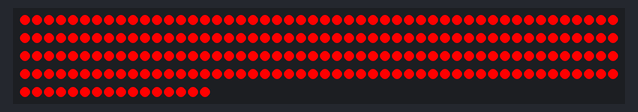
Bench run of a sketch on a simulated Arduino Uno, built with avr-gcc and run on an emulated ATmega328P. Shown: 216 RGB LEDs in strip order, left to right, continuing on the next row.

Above: at 0.1 s.

The sketch:

All_white.ino
```cpp
#include <FastLED.h>

// How many leds in your strip?
#define NUM_LEDS 216

// For led chips like Neopixels, which have a data line, ground, and power, you just
// need to define DATA_PIN.  For led chipsets that are SPI based (four wires - data, clock,
// ground, and power), like the LPD8806 define both DATA_PIN and CLOCK_PIN
#define DATA_PIN 3


// Define the array of leds
CRGB leds[NUM_LEDS];

void setup() {
      // Uncomment/edit one of the following lines for your leds arrangement.
      // FastLED.addLeds<TM1803, DATA_PIN, RGB>(leds, NUM_LEDS);
      // FastLED.addLeds<TM1804, DATA_PIN, RGB>(leds, NUM_LEDS);
      // FastLED.addLeds<TM1809, DATA_PIN, RGB>(leds, NUM_LEDS);
      // FastLED.addLeds<WS2811, DATA_PIN, RGB>(leds, NUM_LEDS);
      // FastLED.addLeds<WS2812, DATA_PIN, RGB>(leds, NUM_LEDS);
       FastLED.addLeds<WS2812B, DATA_PIN, GRB>(leds, NUM_LEDS);
  	  //FastLED.addLeds<NEOPIXEL, DATA_PIN>(leds, NUM_LEDS);
      // FastLED.addLeds<APA104, DATA_PIN, RGB>(leds, NUM_LEDS);
      // FastLED.addLeds<UCS1903, DATA_PIN, RGB>(leds, NUM_LEDS);
      // FastLED.addLeds<UCS1903B, DATA_PIN, RGB>(leds, NUM_LEDS);
      // FastLED.addLeds<GW6205, DATA_PIN, RGB>(leds, NUM_LEDS);
      // FastLED.addLeds<GW6205_400, DATA_PIN, RGB>(leds, NUM_LEDS);

      // FastLED.addLeds<WS2801, RGB>(leds, NUM_LEDS);
      // FastLED.addLeds<SM16716, RGB>(leds, NUM_LEDS);
      // FastLED.addLeds<LPD8806, RGB>(leds, NUM_LEDS);
      // FastLED.addLeds<P9813, RGB>(leds, NUM_LEDS);
      // FastLED.addLeds<APA102, RGB>(leds, NUM_LEDS);
      // FastLED.addLeds<DOTSTAR, RGB>(leds, NUM_LEDS);

      // FastLED.addLeds<WS2801, DATA_PIN, CLOCK_PIN, RGB>(leds, NUM_LEDS);
      // FastLED.addLeds<SM16716, DATA_PIN, CLOCK_PIN, RGB>(leds, NUM_LEDS);
      // FastLED.addLeds<LPD8806, DATA_PIN, CLOCK_PIN, RGB>(leds, NUM_LEDS);
      // FastLED.addLeds<P9813, DATA_PIN, CLOCK_PIN, RGB>(leds, NUM_LEDS);
      // FastLED.addLeds<APA102, DATA_PIN, CLOCK_PIN, RGB>(leds, NUM_LEDS);
      // FastLED.addLeds<DOTSTAR, DATA_PIN, CLOCK_PIN, RGB>(leds, NUM_LEDS);
}

void loop() {
  // Turn the LED on, then pause
  for (int i = 0; i < NUM_LEDS; i++)
    leds[i] = CRGB::Red;
    FastLED.show();
    delay(1000);


}
```
